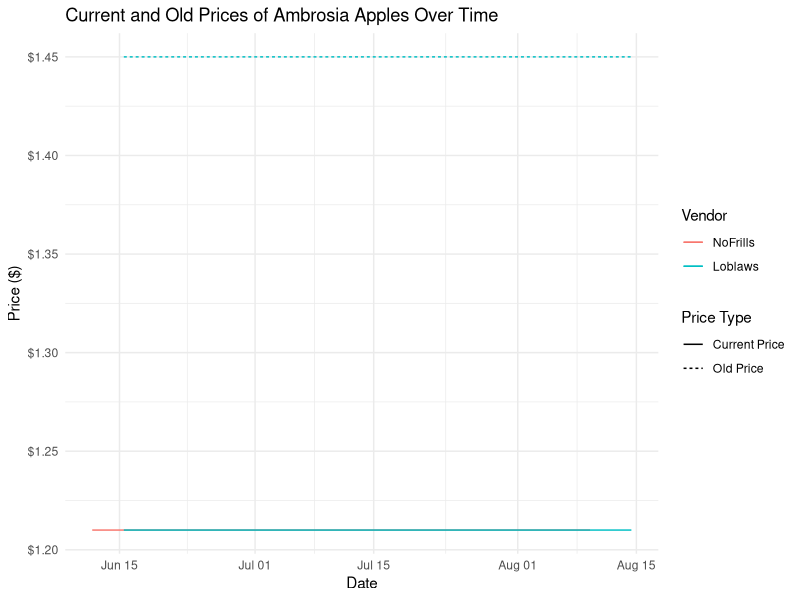

The R script that drew this image:
## ---- chunk 1
#| include: false
#| warning: false
#| message: false

library(tidyverse)
library(readr)
library(ggplot2)
library(dplyr)
library(tidyr)
library(tibble)
library(knitr)

data <- read_csv("../data/clean_data.csv")
## ---- chunk 2
#| echo: false
#| eval: true
#| label: tbl-loblaws_data
#| tbl-cap: "Ambrosia Apples Data of Loblaws"
#| warning: false

data |>
  filter(product_vendor == "Loblaws") |>
  head(5) |>
  select(product_name,product_vendor,current_price,old_price,nowtime) |>      # Select the first 3 columns
  kable(
    col.names = c("Product Name","Product Vendor","Product Price(current)","Product Price(old)","Date"),
    booktabs = TRUE
  )
## ---- chunk 3
#| echo: false
#| eval: true
#| label: tbl-nofrills_data
#| tbl-cap: "Ambrosia Apples Data of NoFrills"
#| tbl-width: 2
#| tbl-height: 2
#| warning: false

data |>
  filter(product_vendor == "NoFrills") |>
  head(5) |>
  select(product_name,product_vendor,current_price,old_price,nowtime) |>    
  kable(
    col.names = c("Product Name","Product Vendor","Product Price (current)","Product Price (old)","Date"),
    booktabs = TRUE
  )
## ---- chunk 4
#| label: fig-compare_price_vendor
#| fig-cap: Current and Old Prices of Ambrosia Apples Over Time
#| echo: false
#| warning: false
#| message: false

data$nowtime <- as.POSIXct(data$nowtime, format="%Y-%m-%d %H:%M:%S")

data$product_vendor <- factor(data$product_vendor, levels = c("NoFrills", "Loblaws"))

# Create the line plot
ggplot(data, aes(x = nowtime)) +
  geom_line(aes(y = current_price, color = product_vendor, linetype = "Current Price")) +
  geom_line(aes(y = old_price, color = product_vendor, linetype = "Old Price")) +
  labs(title = "Current and Old Prices of Ambrosia Apples Over Time",
       x = "Date",
       y = "Price ($)",
       color = "Vendor",
       linetype = "Price Type") +
  theme_minimal() +
  scale_y_continuous(labels = scales::dollar_format()) +
  theme(legend.position = "right")
